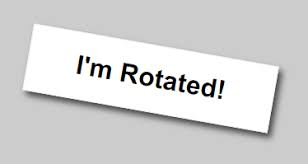
#> input picture images/rotate.jpg, 308 x 164 px
$ python skew-correction.py
#> lines starting #> are read from the running program, lines starting #| are printed output that depends on the picture; after the words box and inside, x2 and y2 are one past the last pixel; in counts of white or black regions, pixels touching at a corner belong together; long printed decimals are rounded
import cv2
img = cv2.imread('./images/rotate.jpg')
#> img is the input picture: shape (164, 308, 3); mean B, G, R 212.2, 212.3, 212.3

cv2.imshow("img", img)
cv2.waitKey(0)

# Detect the box
gray = cv2.cvtColor(img, cv2.COLOR_BGR2GRAY)
ret, thresh = cv2.threshold(gray, 0, 255, cv2.THRESH_BINARY_INV + cv2.THRESH_OTSU)
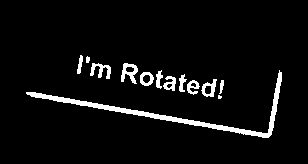
#> thresh: shape (164, 308); 5.1% white; 13 white regions (1 under 20 px)
#> ret = 150
contours, _ = cv2.findContours(thresh, cv2.RETR_LIST, cv2.CHAIN_APPROX_SIMPLE)
#> contours = 18 contours, 2 with area under 20; largest, box (x1, y1, x2, y2) and area: (26, 70, 282, 138) 1168, (121, 63, 138, 84) 182, (201, 79, 217, 97) 154, (140, 72, 154, 86) 139, (90, 63, 111, 79) 115

contours = sorted(contours, key=cv2.contourArea, reverse=True)
max_cnt = contours[0]
#> max_cnt = contour of 223 points, box (x1, y1, x2, y2) (26, 70, 282, 138), area 1168


# Find the skew angle
angle = cv2.minAreaRect(max_cnt)[-1]
#> angle = -4.97
if angle < -45:
    angle = 90 + angle

print(angle)
#| -4.970


# Re-rotate the image
height, width, _ = img.shape
#> height = 164; width = 308
center = (width//2, height//2)
#> center = (154, 82)

M = cv2.getRotationMatrix2D(center, angle, 1)
#> M = [[0.996, -0.0866, 7.68], [0.0866, 0.996, -13.03]]
dst = cv2.warpAffine(img, M, (width, height), flags=cv2.INTER_LINEAR, borderMode=cv2.BORDER_REPLICATE)
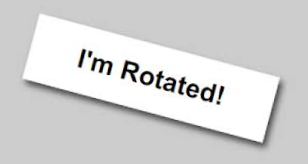
#> dst: shape (164, 308, 3); mean B, G, R 212.2, 212.3, 212.3

# Display the image
cv2.imshow("out", dst)
cv2.waitKey(0)
